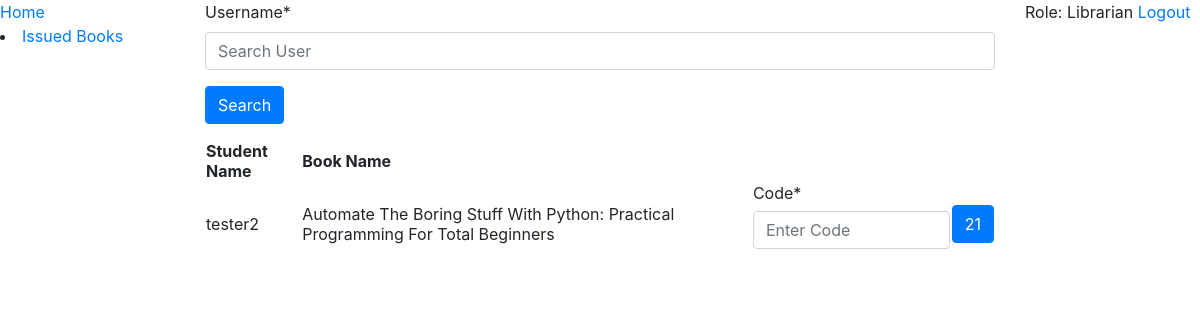
The app's page /librarian/ (signed in), older data.
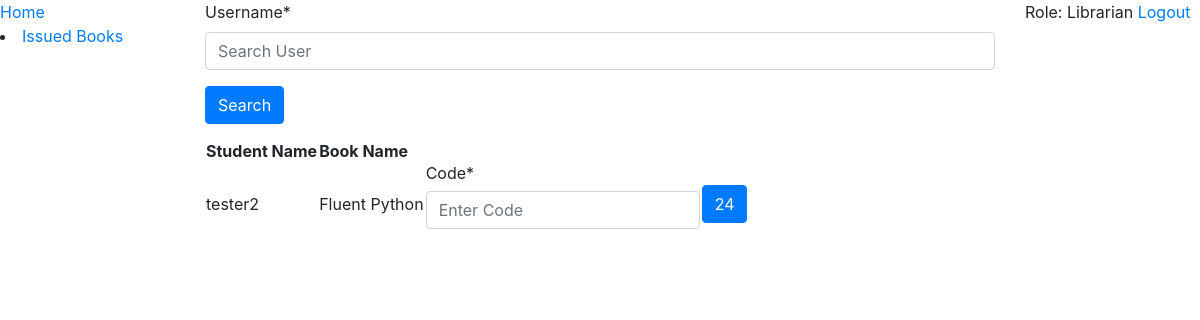
The same page, newer data.
### book_issue/models.py (models this page shows, shortened)
class TimeStampModel(models.Model):
    created = models.DateField(auto_now_add=True)
    class Meta:
        abstract = True

class BookIssueCode(TimeStampModel):
    user = models.ForeignKey(User, on_delete=models.CASCADE, related_name='user')
    book = models.ForeignKey('books.Book', on_delete=models.CASCADE, related_name='book')
    code = models.CharField(max_length=6)
    class Meta:
        permissions = (
            ("can_enter_code_to_issue_book", "can enter code to issue book"),
        )

### books/models.py (models this page shows, shortened)
class Book(models.Model):
    title = models.CharField(max_length=100)
    author_name = models.CharField(max_length=50)
    publisher_name = models.CharField(max_length=50, blank=True)
    pages = models.PositiveIntegerField(blank=True, null=True)
    pub_year = models.PositiveIntegerField()
    books_available = models.IntegerField()

### librarian/views.py (the view, shortened to what this page needs)
# urls.py: 2. Add a URL to urlpatterns:  path('', views.home, name='home')
@permission_required('book_issue.add_bookissuecode')
def home(request):
    book_issue_requests = BookIssueCode.objects.all().order_by('-created')
    search_form = SearchForm(request.GET or None)
    book_issue_code_form = BookIssueCodeForm()
    if search_form.is_valid():
        q = search_form.cleaned_data['username']
        return HttpResponseRedirect(reverse('librarian:search_result', kwargs={'q': q}))
    context = {'book_issue_requests': book_issue_requests, 'book_issue_code_form': book_issue_code_form,
               'search_form': search_form}
    return render(request, 'librarian/home.html', context)

### librarian/forms.py
class BookIssueCodeForm(forms.Form):
    code = forms.CharField(max_length=6, widget=forms.TextInput({'placeholder': 'Enter Code'}))

class SearchForm(forms.Form):
    username = forms.CharField(max_length=30, widget=forms.TextInput({'placeholder': 'Search User'}))

### librarian/templates/librarian/home.html (shortened to what this page needs)
{%extends 'librarian/base.html'%}
{%load crispy_forms_tags %}
{%block content%}
    <form method="get" action="{%url 'librarian:search' %}">
        {{search_form|crispy}}
        <input name="search" value="Search" class="btn btn-primary" type="submit">
    </form>
    <table>
        <tr>
            <th>Student Name</th>
            <th>Book Name</th>
        </tr>
        {%for book_issue_request in book_issue_requests%}
            <tr>
                <td>{{book_issue_request.user.username}}</td>
                <td>{{book_issue_request.book.title}}</td>
                <form method="post" action="{%url 'librarian:home'%}" class="form-inline">
                    <td>
                        {{book_issue_code_form|crispy}}
                    </td>
                    <td>
                        <input type="submit" name="check_code" value="{{book_issue_request.pk}}"
                               class="btn btn-primary" >
                    </td>
                </form>
            </tr>
        {%endfor%}
    </table>
{%endblock%}

### librarian/templates/librarian/base.html (shortened to what this page needs)
{%load static%}
<link rel="stylesheet" type="text/css" href="{%static 'books/css/bootstrap.css'%}">
<link rel="stylesheet" type="text/css" href="{%static 'books/css/bootstrap.min.css'%}">
<!DOCTYPE html>
<html lang="en">
<head>
</head>
    <body>
        <div class="row">
            <div class="col-2">
                </li><a href="{%url 'librarian:home'%}">Home</a></li>
                <li><a href="{%url 'librarian:issued_books'%}">Issued Books</a></li>
            </div>
            <div class="col">
                {%block content%}
                {%endblock content%}
            </div>
            <div class="col-2">
                Role: Librarian
                <a href="{% url 'accounts:logout' %}">Logout</a>
            </div>
        </div>
    </body>
</html>

Row changes from the older to the newer data that the page shows:
removed BookIssueCode: user.username "tester2", book "Automate The Boring Stuff With Python: Practical Programming For Total Beginners", check_code "21"
added BookIssueCode: user.username "tester2", book "Fluent Python", check_code "24"
